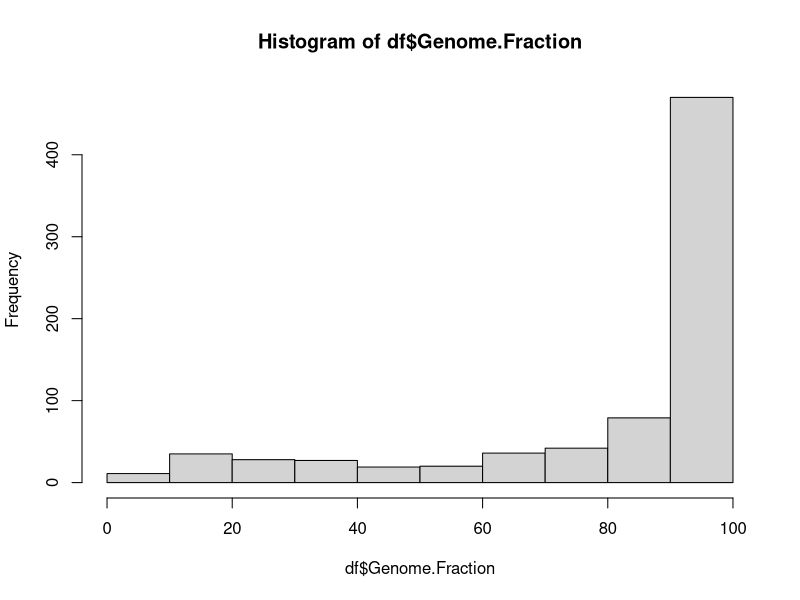
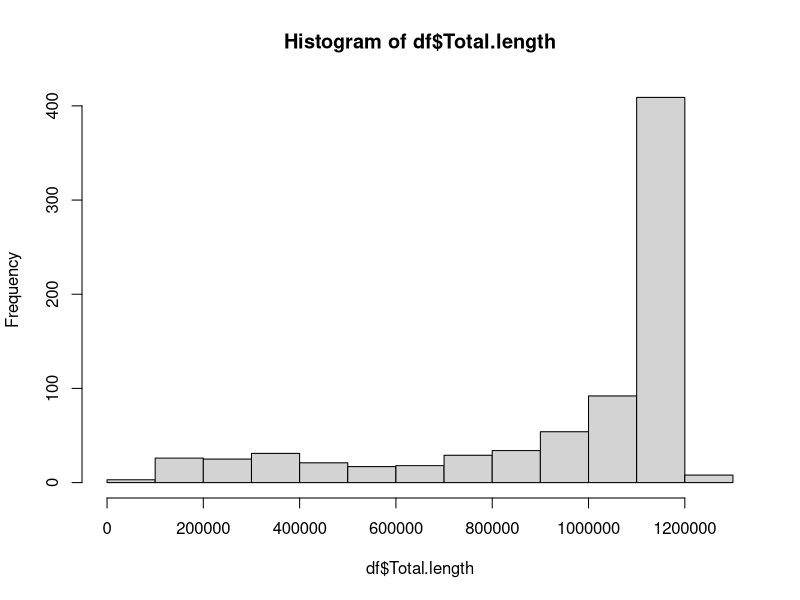
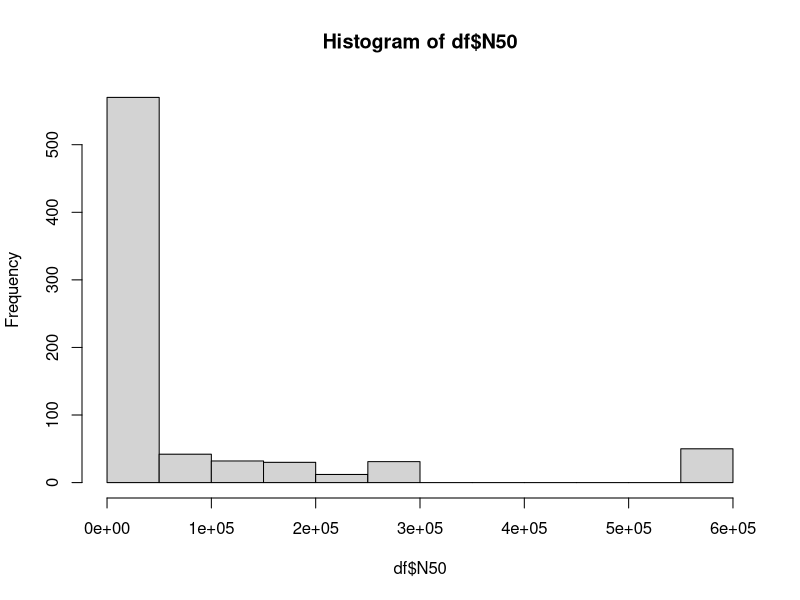
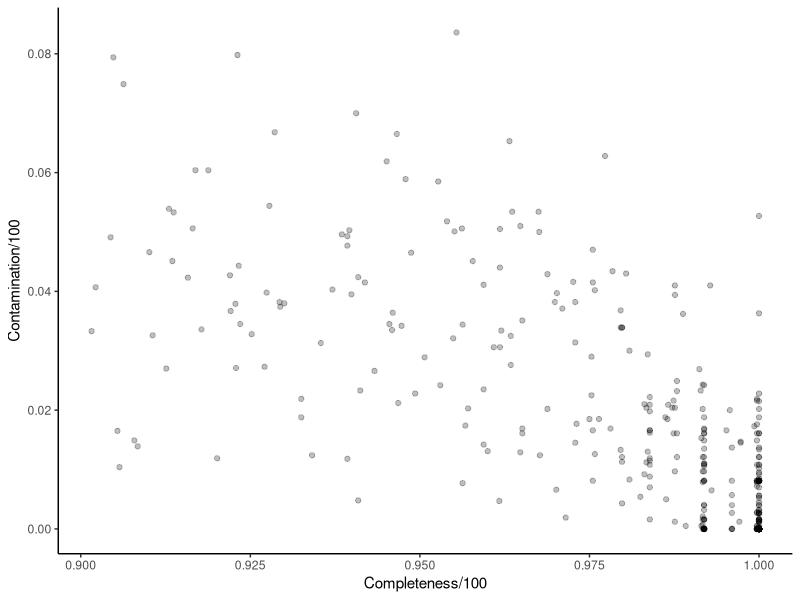
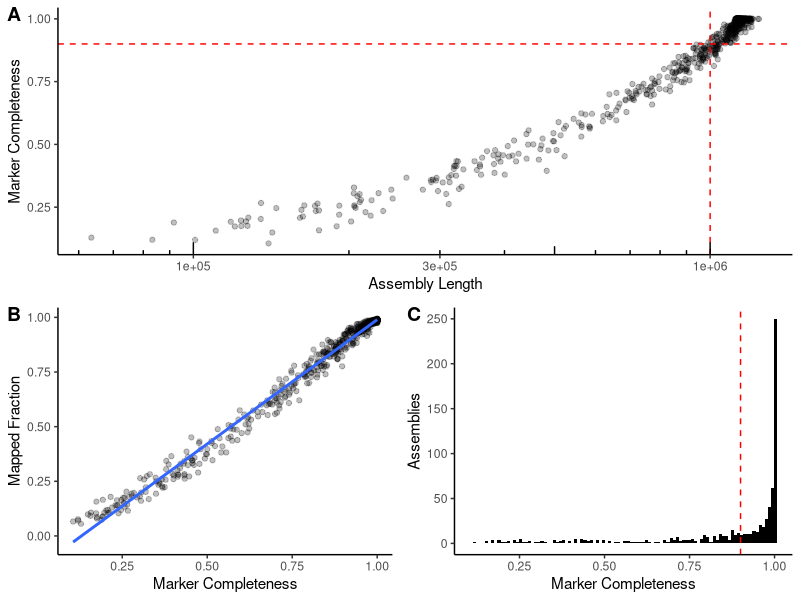
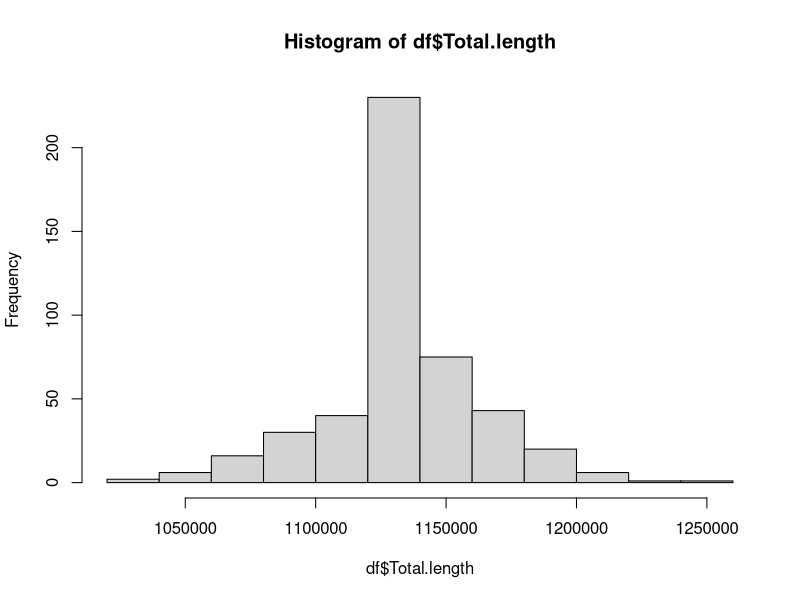
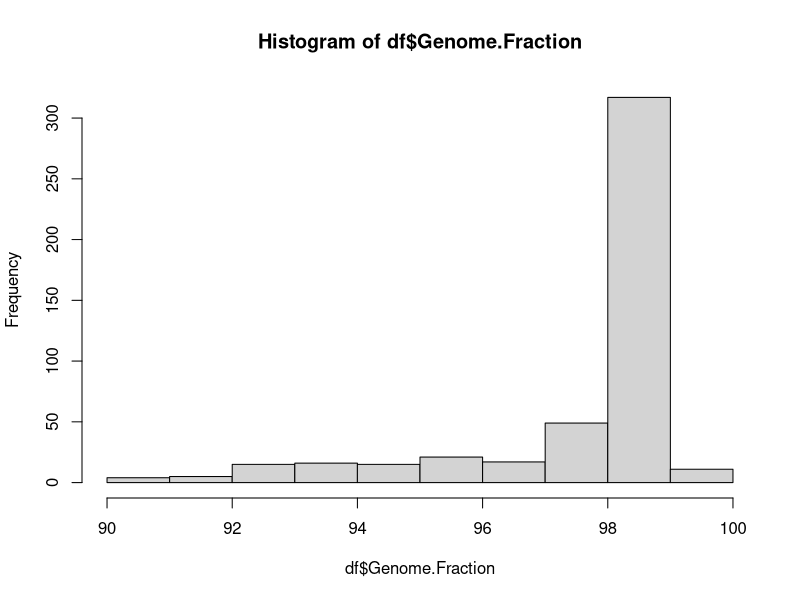
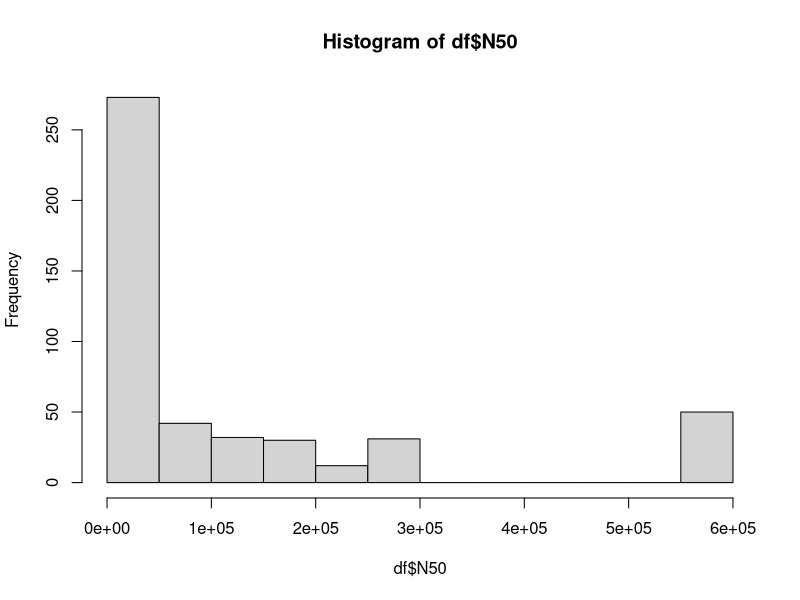

Source code (R) for these figures, in order:
# Libraries
library(dplyr)
library(tidyr)
library(ggplot2)
library(ggpubr)

# The script
df <- read.delim("Data/Mapped/transposed_report.tsv") |> as_tibble()
colnames(df) <- gsub("X..","",colnames(df))

df <- df |># select(Assembly,contigs, Total.length, N50, Genome.fraction....) |>
  rename(Genome.Fraction = Genome.fraction....) |>
  mutate(Assembly = gsub("_contigs", "", Assembly))

checkmdfFiltered <- read.delim("Data/Mapped/SummarizedOutput.tab", header = T) 
rownamesDF <- rownames(checkmdfFiltered)
colnamesDF <- colnames(checkmdfFiltered)
#checkmdfFiltered$Strain.heterogeneity <- rownamesDF
#checkmdfFiltered <- checkmdfFiltered[,c(14,1:13)]
#colnames(checkmdfFiltered) <- colnamesDF

checkmdfFiltered <- checkmdfFiltered |>
  rename(Assembly = Bin.Id) |>
  filter(grepl("spiro", Marker.lineage,ignore.case = T))

df <- df |> inner_join(checkmdfFiltered) |> mutate(Genome.Fraction = as.numeric(Genome.Fraction))
hist(df$Genome.Fraction)
hist(df$Total.length)
hist(df$N50)

mapvsMarker <- df |> ggplot(aes(x = Completeness/100, y = Genome.Fraction/100)) +
  theme_classic() +
  geom_point(alpha =0.25) +
  geom_smooth(method = "lm") +
  #geom_hline(yintercept = 90/100, lty = 2, colour = "red") +
  #scale_x_log10() +
  #annotation_logticks(sides = "b") +
  xlab("Marker Completeness") +
  ylab("Mapped Fraction")

FilterLengths <- df |> ggplot(aes(x = Total.length, y = Completeness/100)) +
  theme_classic() +
  geom_point(alpha =0.25) +
  geom_hline(yintercept = 90/100, lty = 2, colour = "red") +
  geom_vline(xintercept = 1e6, lty = 2, colour = "red") +
  scale_x_log10() +
  annotation_logticks(sides = "b") +
  xlab("Assembly Length") +
  ylab("Marker Completeness")

histo <- df |> ggplot(aes(x = Completeness/100)) +
  theme_classic() +
  geom_histogram(bins = 100, fill = "black") +
  geom_vline(xintercept = 90/100, lty = 2, colour = "red") +
  ylab("Assemblies")+
  xlab("Marker Completeness")

df |> filter(Completeness >= 90) |> ggplot(aes(x = Completeness/100,y = Contamination/100)) +
  theme_classic() +
  geom_point(alpha =0.25) 

ggarrange(FilterLengths, ggarrange(mapvsMarker, histo, labels = c("B","C")), ncol = 1, labels = c("A", ""))
ggsave("FilteringSummaryTrimmed100.png", width = 9, height = 6)

# Filtering out the incomplete assemblies
df <- df |> filter(Genome.Fraction >= 90)

hist(df$Total.length)
hist(df$Genome.Fraction)
hist(df$N50)

df |> ggplot(aes(x = Contamination, y = Total.length)) +
  theme_classic() +
  geom_point(alpha = 0.25) +
  geom_vline(xintercept = 1, lty = 2, colour = "red") +
  geom_hline(yintercept = 1.2e6, lty = 2, colour = "red") +
  ylab("Assembly Length")+
  xlab("Marker Contaminataion")

# Now we want to sort out who needs contigs to be filtered
dfLarge <- df |> filter(Total.length >= 1.2e6)
dfNorm <- df |> filter(Total.length <= 1.2e6, Total.length >= 1e6, Contamination <= 1)
dfNorm |> filter(Contamination <= 1)

write.table(dfLarge$Assembly, file = "LargerAssemblies.list", col.names = F, row.names = F, quote = F)
write.table(dfNorm$Assembly, file = "NormalAssemblies.list", col.names = F, row.names = F, quote = F)
